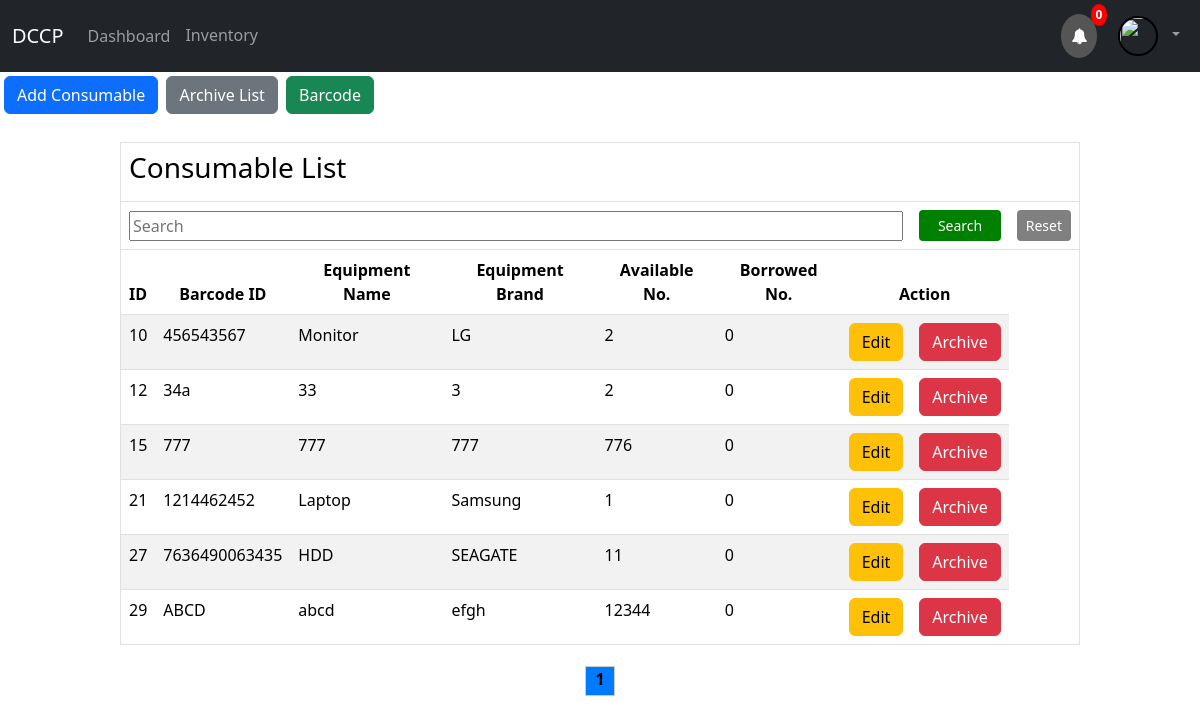
Page /consumable.php on the earlier database version.
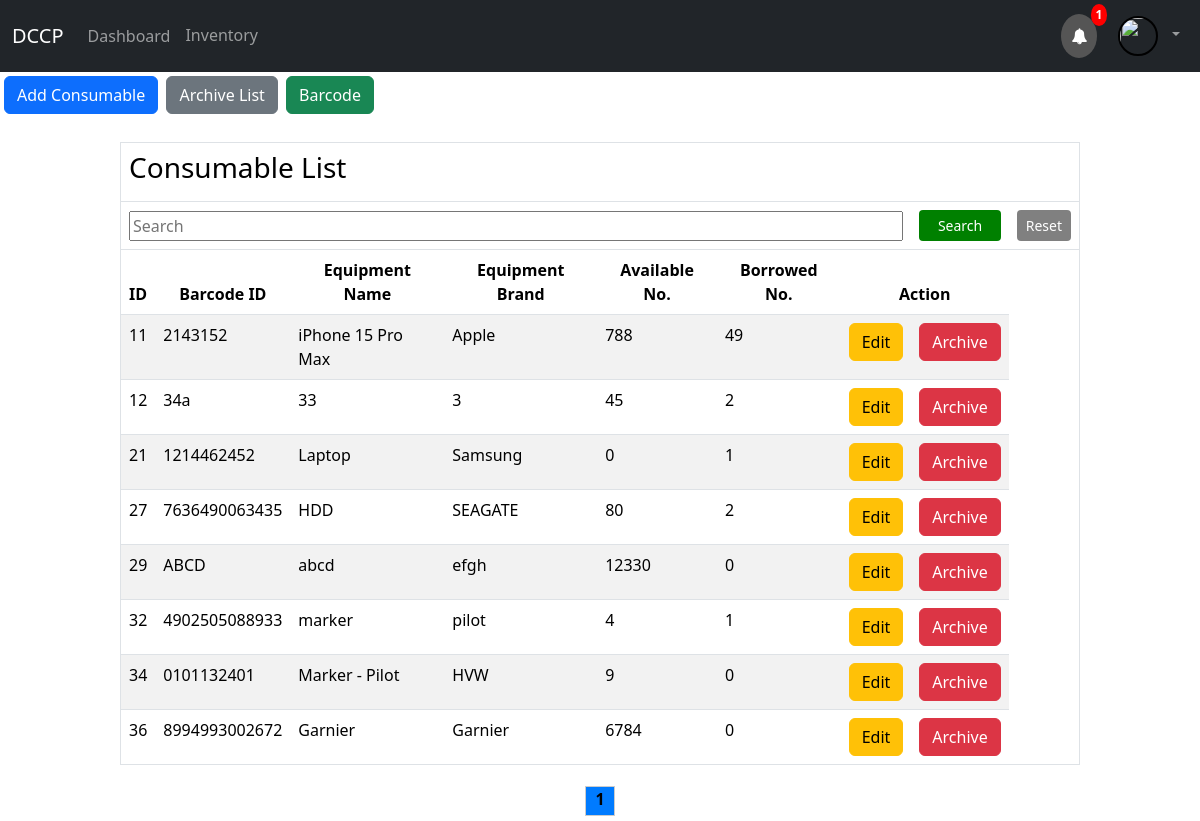
Same page on the later database version.
### tables this page shows
CREATE TABLE `inventory` (
  `id` int(11) NOT NULL,
  `item_code` char(100) NOT NULL,
  `equipment_name` char(100) NOT NULL,
  `equipment_brand` char(100) NOT NULL,
  `equipment_model` char(100) NOT NULL,
  `quantity` int(11) NOT NULL,
  `item_type` text NOT NULL,
  `img` varchar(255) NOT NULL,
  `Locate` text NOT NULL
);

### consumable.php (the view, shortened to what this page needs)
<?php
include_once("config.php");
$name = $_SESSION['username'];
$searchTerm = "";
$page = isset($_GET['page']) ? $_GET['page'] : 1;
$limit = 10;
$start = ($page - 1) * $limit;
if (isset($_POST['search_barcode'])) {
    $searchTerm = mysqli_real_escape_string($mysqli, $_POST['barcode_search']);
    $query = "SELECT inventory.*, COALESCE(SUM(borrowed_item.borrowed_amount), 0) AS total_borrowed_amount
              FROM inventory
              LEFT JOIN (SELECT item_code, SUM(borrowed_amount) AS borrowed_amount FROM borrowed_item GROUP BY item_code) AS borrowed_item
              ON inventory.id = borrowed_item.item_code
              WHERE (inventory.item_code LIKE '%$searchTerm%')
              AND inventory.item_type = 'consumable'
              GROUP BY inventory.id
              LIMIT $start, $limit";
    $rs = mysqli_query($mysqli, $query);
} else {
if(isset($_POST['search_btn'])) {
    $searchTerm = mysqli_real_escape_string($mysqli, $_POST['search']);
    $query = "SELECT inventory.*, COALESCE(SUM(borrowed_item.borrowed_amount), 0) AS total_borrowed_amount
              FROM inventory
              LEFT JOIN (SELECT item_code, SUM(borrowed_amount) AS borrowed_amount FROM borrowed_item GROUP BY item_code) AS borrowed_item
              ON inventory.id = borrowed_item.item_code
              WHERE (inventory.id LIKE '%$searchTerm%' OR inventory.item_code LIKE '%$searchTerm%' OR inventory.equipment_name LIKE '%$searchTerm%' OR inventory.equipment_brand LIKE '%$searchTerm%' OR inventory.quantity LIKE '%$searchTerm%')
              AND inventory.item_type = 'consumable'
              GROUP BY inventory.id
              LIMIT $start, $limit";
    $rs = mysqli_query($mysqli, $query);
} else {
    $rs = mysqli_query($mysqli, "SELECT inventory.*, COALESCE(SUM(borrowed_amount), 0) AS total_borrowed_amount
                                  FROM inventory
                                  LEFT JOIN borrowed_item ON inventory.id = borrowed_item.item_code
                                  WHERE inventory.item_type = 'consumable'
                                  GROUP BY inventory.id
                                  LIMIT $start, $limit");
}
}
$total_pages = ceil(mysqli_num_rows(mysqli_query($mysqli, "SELECT * FROM inventory WHERE item_type = 'consumable'")) / $limit);
?>
<!DOCTYPE html>
<html>
<head>
</head>
<body>
    <link href="https://cdn.jsdelivr.net/npm/bootstrap@5.3.2/dist/css/bootstrap.min.css" rel="stylesheet">
    <?php include 'navigation_supply_user.php'; ?>
    <div class="sidebar p-1">
        <a class="me-1 btn btn-primary" onclick="add()">Add Consumable</a>
<a class="me-1 btn btn-secondary" onclick="arc()">Archive List</a>
        <a class="me-1 btn btn-success" onclick="bar()">Barcode</a>
    </div><br>
    <table class="table table-striped" border="1px" align="center" style="width: 80%">
        <thead>
            <tr>
                <td colspan="9">
                    <h3>Consumable List</h3>
                </td>
            </tr>
            <form method="POST" class="row g-3 align-items-center">
                <tr>
                    <th colspan="7">
                        <input align='center' type="text" style="width: 100%;" name="search" placeholder="Search" value="<?php echo $searchTerm; ?>" >
                    </th>
                    <th>
                        <input class='btn btn-sm'  type="submit" value="Search" name="search_btn" style="width: 100%; height: 100%; background-color: green; color: white;">
                    </th>
                    <th>
                        <input class='btn btn-sm'  type="submit" value="Reset" name="search_reset" style="width: 100%; height: 100%; background-color: gray; color: white;">
                    </th>
                </tr>
                <tr align="center">
                    <th><b>ID</b></th>
                    <th><b>Barcode ID</b></th>
                    <th><b>Equipment Name</b></th>
                    <th><b>Equipment Brand</b></th>
                    <th><b>Available No.</b></th>
                    <th><b>Borrowed No.</b></th>
                    <th colspan="2"><b>Action</b></th>
                </tr>
            </form>
        </thead>
        <tbody>
            <?php
            if ($rs) {
                while ($res = mysqli_fetch_array($rs)) {
                    echo "<tr>";
                    echo "<td>" . $res['id'] . "</td>";
                    echo "<td>" . $res['item_code'] . "</td>";
                    echo "<td>" . $res['equipment_name'] . "</td>";
                    echo "<td>" . $res['equipment_brand'] . "</td>";
                    echo "<td>" . $res['quantity'] . "</td>";
                    echo "<td>" . $res['total_borrowed_amount'] . "</td>";
                    echo "<td><a class='btn btn-warning' href='edit.php?id={$res['id']}'>Edit</a></td>";
                    echo "<td><a class='btn btn-danger' href='#' onclick='archiveItemConfirmation({$res['id']});'>Archive</a></td>";
                    echo "</tr>";
                }
            } else {
                echo "Error fetching inventory data: " . mysqli_error($mysqli);
            }
            ?>
        </tbody>
    </table>
<div style="text-align: center;">
    <?php for ($i = 1; $i <= $total_pages; $i++) { ?>
        <div style="display: inline-block; width: 30px; height: 30px; border: 1px solid #ccc; margin: 5px; <?php if ($i == $page) echo 'background-color: #007bff;'; ?>">
            <a href="?page=<?php echo $i; ?>" style="text-decoration: none; color: black; font-weight: bold;"><?php echo $i; ?></a>
        </div>
    <?php } ?>
</div>
</body>
</html>

### navigation_supply_user.php (shortened to what this page needs)
<?php
$query_today = "SELECT * FROM borrowed_item WHERE item_type != 'consumable' AND DATE(request_date) = CURDATE() AND borrower = '$name'";
$res_today = mysqli_query($mysqli, $query_today);
$num_due_today = mysqli_num_rows($res_today);
$query_passed = "SELECT * FROM borrowed_item WHERE item_type != 'consumable' AND DATE(request_date) < CURDATE() AND borrower = '$name'";
$res_passed = mysqli_query($mysqli, $query_passed);
$num_due_passed = mysqli_num_rows($res_passed);
$query_tomorrow = "SELECT * FROM borrowed_item WHERE item_type != 'consumable' AND DATE(request_date) = DATE(DATE_ADD(CURDATE(), INTERVAL 1 DAY)) AND borrower = '$name'";
$res_tomorrow = mysqli_query($mysqli, $query_tomorrow);
$num_due_tomorrow = mysqli_num_rows($res_tomorrow);
$acce = mysqli_query($mysqli, "SELECT * FROM accept WHERE user = '$name'");
$num_acce = mysqli_num_rows($acce);
$alerto = $num_due_today + $num_due_passed + $num_due_tomorrow + $num_acce;
?>
<link rel="stylesheet" href="https://cdnjs.cloudflare.com/ajax/libs/font-awesome/4.7.0/css/font-awesome.min.css">
<nav class="navbar navbar-expand-sm bg-dark navbar-dark">
		<div class="container-fluid">
			<a class="navbar-brand" href="supply_user_dashboard.php">DCCP</a>
			<div class="collapse navbar-collapse" id="collapsibleNavbar">
				<ul class="navbar-nav">
<li class="nav-item">
    <a class="nav-link" href="supply_user_dashboard.php">Dashboard</a>
</li>
<li class="nav-item">
    <div class="dropdown">
        <button class="dropbtn">Inventory</button>
    </div>
</li>
				</ul>
				<div class="collapse navbar-collapse justify-content-end" id="navbarCollapse">
                <a href="notify_supply_officer.php" class="notification" >
                    <span><i class="fa fa-bell"></i></span>
<?php
                            echo "<span class='badge'>" . $alerto . "</span>";
?>
                </a>
					<ul class="navbar-nav">
						<li class="nav-item">
						<li class="nav-item dropdown">
							<a class="nav-link dropdown-toggle" href="#" role="button" data-bs-toggle="dropdown"><img src="<?php echo $image_path ?>"  style='width: 40px; height: 40px; border-radius: 50%; border: 2px solid #000; margin-right: 10px'><?php echo $email;?></a>
						</li>
						</li>
					</ul>
				</div>
			</div>
		</div>
	</nav>

### navigation_supply_user.php (style rules this page uses)
.notification { background-color: #555; color: white; text-decoration: none; padding: 10px 10px 10px 10px; position: relative; display: inline-block; border-radius: 100%; }
.notification .badge { position: absolute; top: -10px; right: -10px; padding: 5px 5px; border-radius: 50%; background: red; color: white; }
.dropbtn { padding: 7px 7px; background-color: transparent; border-color: none; border: none; color: #9B9D9E; }
.dropdown { position: relative; display: inline-block; }

Differences in the rows shown:
removed inventory: id "10", item_code "456543567", equipment_name "Monitor", equipment_brand "LG", quantity "2", total_borrowed_amount "0"
removed inventory: id "15", item_code "777", equipment_name "777", equipment_brand "777", quantity "776", total_borrowed_amount "0"
now on this page (row edited): inventory: id "11", item_code "2143152", equipment_name "iPhone 15 Pro Max", equipment_brand "Apple", quantity "788", total_borrowed_amount "49"
changed inventory id 12: quantity "2" → "45"; total_borrowed_amount "0" → "2"
changed inventory "Laptop": quantity "1" → "0"; total_borrowed_amount "0" → "1"
changed inventory "HDD": quantity "11" → "80"; total_borrowed_amount "0" → "2"
changed inventory "ABCD": quantity "12344" → "12330"
added inventory: id "32", item_code "4902505088933", equipment_name "marker", equipment_brand "pilot", quantity "4", total_borrowed_amount "1"
added inventory: id "34", item_code "0101132401", equipment_name "Marker - Pilot", equipment_brand "HVW", quantity "9", total_borrowed_amount "0"
added inventory: id "36", item_code "8994993002672", equipment_name "Garnier", equipment_brand "Garnier", quantity "6784", total_borrowed_amount "0"
Other differences:
$alerto: "0" → "1"
